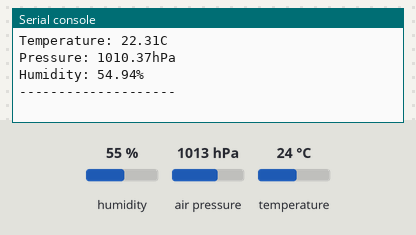
The program below on a simulated Raspberry Pi Pico running MicroPython. Shown: the last lines printed to the serial console. The inputs (shaded band) are chosen by the test bench; at power-on: humidity 55 %, air pressure 1013 hPa, temperature 24 °C. Library files of the repository ran but are not shown: bme280.py.

Above: at 1.2 s.
1.3 s: humidity set to 22 %
At 2.6 s:
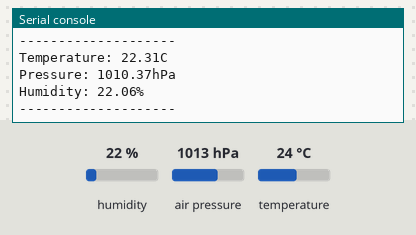
2.8 s: air pressure set to 952 hPa
4.3 s: temperature set to 12 °C
At 4.3 s:
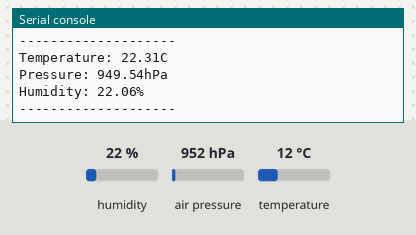
Timing chart, 0 to 7.3 s (numbered marks = the images above; inputs shaded):
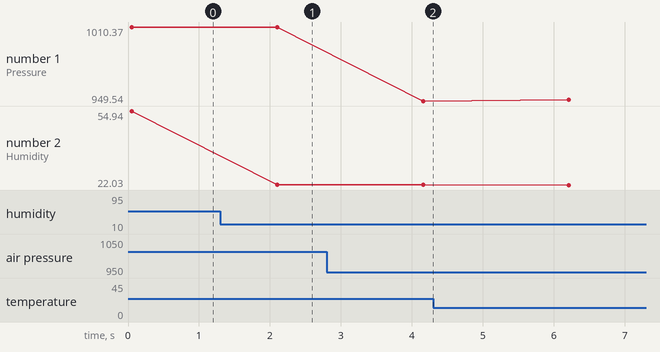

The program:

print_bme280.py
```python
from time import sleep
from machine import Pin, I2C
import bme280

# Get the bme280.py file from https://github.com/SebastianRoll/mpy_bme280_esp8266/blob/master/bme280.py
# and save it on the pico (with Thonny or rshell).

# Initialize I2C
i2c = I2C(0, sda=Pin(0), scl=Pin(1), freq=400000)
bme = bme280.BME280(i2c=i2c)  # Initialize BME280 outside the loop

while True:
    temp = bme.values[0]
    pressure = bme.values[1]
    humidity = bme.values[2]

    # Convert values to strings and format the output
    temp_str = str(temp)
    pressure_str = str(pressure)
    humidity_str = str(humidity)

    print("Temperature:", temp_str)
    print("Pressure:", pressure_str)
    print("Humidity:", humidity_str)
    print("-" * 20)  # Separator for readability

    sleep(2)  # Adjust the delay as needed
```

Measured:
- after the input at 1.3 s, the serial console: prints a new line after 0.81 s (image 1)
- plotted number 1: 1010.37 → 949.54 after the input at 2.8 s, 949.54 → 950.76 after the input at 4.3 s
- plotted number 2: 54.94 → 22.06 after the input at 1.3 s, 22.06 → 22.03 after the input at 4.3 s
